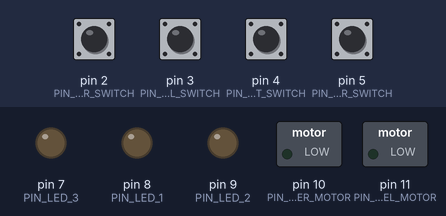
Recording of a sketch running on a simulated Arduino Uno, built with avr-gcc and run on an emulated ATmega328P. Shown: switched loads named in the sketch (green lamp = pin HIGH), output pins drawn as LEDs (lit = HIGH). The test bench sets the inputs (shaded band); at power-on: pin 2 (PIN_TRIGGER_SWITCH), pin 3 (PIN_FLYWHEEL_SWITCH), pin 4 (PIN_PUSHER_RESET_SWITCH), pin 5 (PIN_DOOR_SWITCH) HIGH.

Above: at 4.2 s.
4.3 s: pin 2 (PIN_TRIGGER_SWITCH) pulled LOW for 0.15 s
At 4.9 s:
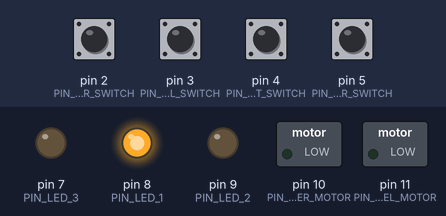
5.9 s: pin 3 (PIN_FLYWHEEL_SWITCH) pulled LOW for 0.15 s
At 5.97 s:
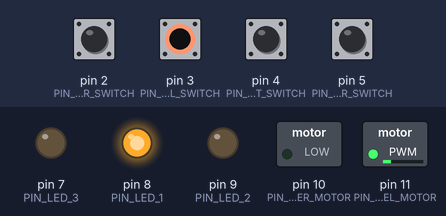
7.5 s: pin 2 (PIN_TRIGGER_SWITCH) pulled LOW for 1 s
At 8.5 s:
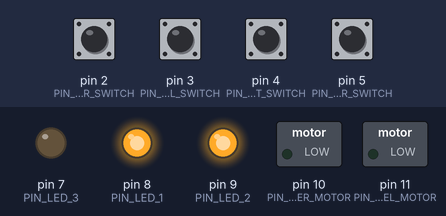
10.0 s: pin 3 (PIN_FLYWHEEL_SWITCH) pulled LOW for 1 s
At 10.4 s:
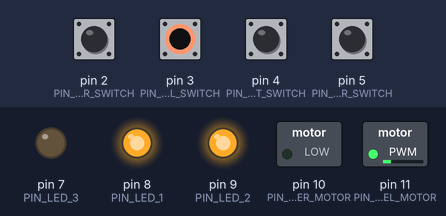
12.5 s: pin 2 (PIN_TRIGGER_SWITCH) driven LOW and pin 3 (PIN_FLYWHEEL_SWITCH) driven LOW
At 14.3 s:
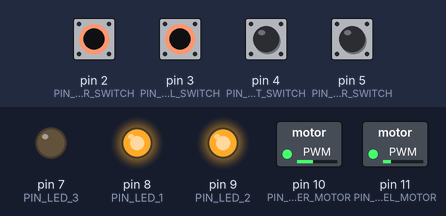
Timing chart, 0 to 15.8 s (numbered marks = the images above; inputs shaded):
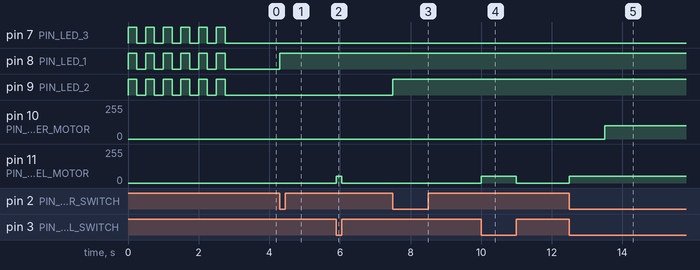

Measured:
- after the input at 4.3 s, pin 8 (PIN_LED_1): LOW → HIGH at once
- after the input at 5.9 s, pin 11 (PIN_FLYWHEEL_MOTOR): 0/255 → 50/255 at once, → 0/255 0.15 s later
- after the input at 7.5 s, pin 9 (PIN_LED_2): LOW → HIGH at once
- after the input at 10.0 s, pin 11 (PIN_FLYWHEEL_MOTOR): 0/255 → 50/255 at once, → 0/255 1.0 s later
- after the input at 12.5 s, pin 10 (PIN_PUSHER_MOTOR): 0/255 → 100/255 after 1.0 s; pin 11 (PIN_FLYWHEEL_MOTOR): 0/255 → 50/255 at once

The sketch:

SmartNerfBlasterSketch.ino
```cpp
// Configuration
#define PUSHER_CHOOCH_FACTOR 100
#define FLYWHEEL_CHOOCH_FACTOR 50
#define BURST_SHOTS 3
#define FLYWHEEL_SPINUP_DELAY_MILLIS 1000
#define DEBOUNCE_FIRE_SELECT_MILLIS 5
#define DEBOUNCE_PUSHER_FALLING_EDGE_MILLIS 5
#define DEBOUNCE_PUSHER_RISING_EDGE_MILLIS 5
#define DEBOUNCE_TRIGGER_FALLING_EDGE_MILLIS 5

// Constants
#define PIN_TRIGGER_SWITCH 2
#define PIN_FLYWHEEL_SWITCH 3
#define PIN_PUSHER_RESET_SWITCH 4
#define PIN_DOOR_SWITCH 5
#define PIN_MAGAZINE_SWITCH 6

#define PIN_LED_1 8
#define PIN_LED_2 9
#define PIN_LED_3 7

#define PIN_PUSHER_MOTOR 10
#define PIN_FLYWHEEL_MOTOR 11

#define FIREMODE_SAFE 0
#define FIREMODE_SINGLE 1
#define FIREMODE_BURST 2
#define FIREMODE_AUTO 3
#define FIREMODE_COUNT 4

#define STATE_IDLE 0
#define STATE_DOOR_AJAR 1
#define STATE_FIRE_SELECT_DEBOUNCE 2
#define STATE_FLYWHEEL_SPINUP 3
#define STATE_READY 4
#define STATE_AUTO 5
#define STATE_PUSHER_FALLING_EDGE_WAIT 6
#define STATE_PUSHER_DEBOUCE_FALLING_EDGE 7
#define STATE_PUSHER_RISING_EDGE_WAIT 8
#define STATE_PUSHER_DEBOUNCE_RISING_EDGE 9
#define STATE_TRIGGER_FALLING_EDGE_WAIT 10
#define STATE_TRIGGER_DEBOUNCE_FALLING_EDGE 11

// Variables
int firemode = FIREMODE_SAFE;
int state = STATE_IDLE;
int shots_remaining;

unsigned long trigger_millis;
unsigned long pusher_millis;
unsigned long spinup_millis;

void setup() {
  // Setup pins
  pinMode(PIN_TRIGGER_SWITCH, INPUT);
  pinMode(PIN_FLYWHEEL_SWITCH, INPUT);
  pinMode(PIN_PUSHER_RESET_SWITCH, INPUT);
  pinMode(PIN_DOOR_SWITCH, INPUT);
  pinMode(PIN_MAGAZINE_SWITCH, INPUT);

  pinMode(PIN_LED_1, OUTPUT);
  pinMode(PIN_LED_2, OUTPUT);
  pinMode(PIN_LED_3, OUTPUT);

  pinMode(PIN_PUSHER_MOTOR, OUTPUT);
  pinMode(PIN_FLYWHEEL_MOTOR, OUTPUT);

  // Das blinkenlitzen on startup
  for (int i = 0; i < 6; i++) {
    digitalWrite(PIN_LED_1, HIGH);
    digitalWrite(PIN_LED_2, HIGH);
    digitalWrite(PIN_LED_3, HIGH);
    delay(250);
    digitalWrite(PIN_LED_1, LOW);
    digitalWrite(PIN_LED_2, LOW);
    digitalWrite(PIN_LED_3, LOW);
    delay(250);
  }
}

void loop() {
  // LED for firemode
  if (firemode == FIREMODE_SAFE) {
    digitalWrite(PIN_LED_1, LOW);
    digitalWrite(PIN_LED_2, LOW);
    digitalWrite(PIN_LED_3, LOW);
  } else if (firemode == FIREMODE_SINGLE) {
    digitalWrite(PIN_LED_1, HIGH);
    digitalWrite(PIN_LED_2, LOW);
    digitalWrite(PIN_LED_3, LOW);
  } else if (firemode == FIREMODE_BURST) {
    digitalWrite(PIN_LED_1, HIGH);
    digitalWrite(PIN_LED_2, HIGH);
    digitalWrite(PIN_LED_3, LOW);
  } else { // firemode == FIREMODE_AUTO
    digitalWrite(PIN_LED_1, HIGH);
    digitalWrite(PIN_LED_2, HIGH);
    digitalWrite(PIN_LED_3, HIGH);
  }

  // Read inputs
  int trigger_switch_pressed = !digitalRead(PIN_TRIGGER_SWITCH);
  int flywheel_switch_pressed = !digitalRead(PIN_FLYWHEEL_SWITCH);
  int pusher_reset_pressed = !digitalRead(PIN_PUSHER_RESET_SWITCH);
  int door_closed = !digitalRead(PIN_DOOR_SWITCH);

  // Get time
  int new_millis = millis();

  // State Machine
  switch (state) {
    case STATE_IDLE:
      analogWrite(PIN_PUSHER_MOTOR, 0);
      analogWrite(PIN_FLYWHEEL_MOTOR, 0);

      if (flywheel_switch_pressed && firemode != FIREMODE_SAFE) {
        spinup_millis = new_millis;

        state = STATE_FLYWHEEL_SPINUP;
      } else if (!door_closed) {
        state = STATE_DOOR_AJAR;
      }
      break;

    case STATE_DOOR_AJAR:
      analogWrite(PIN_PUSHER_MOTOR, 0);
      analogWrite(PIN_FLYWHEEL_MOTOR, 0);

      if (flywheel_switch_pressed && firemode != FIREMODE_SAFE) {
        spinup_millis = new_millis;

        state = STATE_FLYWHEEL_SPINUP;
      } else if (door_closed) {
        state = STATE_IDLE;
      } else if (trigger_switch_pressed) {
        trigger_millis = new_millis;

        firemode++;
        if (firemode >= FIREMODE_COUNT)
          firemode = 0;

        state = STATE_FIRE_SELECT_DEBOUNCE;
      }
      break;

    case STATE_FIRE_SELECT_DEBOUNCE:
      analogWrite(PIN_PUSHER_MOTOR, 0);
      analogWrite(PIN_FLYWHEEL_MOTOR, 0);

      if (!trigger_switch_pressed & ((new_millis - trigger_millis) > DEBOUNCE_FIRE_SELECT_MILLIS)) {
        state = STATE_DOOR_AJAR;
      }
      break;

    case STATE_FLYWHEEL_SPINUP:
      analogWrite(PIN_PUSHER_MOTOR, 0);
      analogWrite(PIN_FLYWHEEL_MOTOR, FLYWHEEL_CHOOCH_FACTOR);

      if (!flywheel_switch_pressed) {
        state = STATE_IDLE;
      } else if ((new_millis - spinup_millis) > FLYWHEEL_SPINUP_DELAY_MILLIS) {
        state = STATE_READY;
      }
      break;

    case STATE_READY:
      analogWrite(PIN_PUSHER_MOTOR, 0);
      analogWrite(PIN_FLYWHEEL_MOTOR, FLYWHEEL_CHOOCH_FACTOR);

      if (!flywheel_switch_pressed) {
        state = STATE_IDLE;
      } else if (trigger_switch_pressed) {
        if (firemode == FIREMODE_AUTO) {
          state = STATE_AUTO;
        } else {
          if (firemode == FIREMODE_BURST) {
            shots_remaining = BURST_SHOTS;
          } else if (firemode == FIREMODE_SINGLE) {
            shots_remaining = 1;
          } else {
            shots_remaining = 0;
          }

          if (pusher_reset_pressed) {
            state = STATE_PUSHER_FALLING_EDGE_WAIT;
          } else {
            state = STATE_PUSHER_RISING_EDGE_WAIT;
          }
        }
      }
      break;

    case STATE_AUTO:
      analogWrite(PIN_PUSHER_MOTOR, PUSHER_CHOOCH_FACTOR);
      analogWrite(PIN_FLYWHEEL_MOTOR, FLYWHEEL_CHOOCH_FACTOR);

      if (!trigger_switch_pressed) {
        state = STATE_READY;
      }
      break;

    case STATE_PUSHER_FALLING_EDGE_WAIT:
      analogWrite(PIN_PUSHER_MOTOR, PUSHER_CHOOCH_FACTOR);
      analogWrite(PIN_FLYWHEEL_MOTOR, FLYWHEEL_CHOOCH_FACTOR);

      if (!pusher_reset_pressed) {
        shots_remaining--;

        if (shots_remaining <= 0) {
          state = STATE_TRIGGER_FALLING_EDGE_WAIT;
        } else {
          pusher_millis = new_millis;

          state = STATE_PUSHER_DEBOUCE_FALLING_EDGE;
        }
      }
      break;

    case STATE_PUSHER_DEBOUCE_FALLING_EDGE:
      analogWrite(PIN_PUSHER_MOTOR, PUSHER_CHOOCH_FACTOR);
      analogWrite(PIN_FLYWHEEL_MOTOR, FLYWHEEL_CHOOCH_FACTOR);

      if ((new_millis - pusher_millis) > DEBOUNCE_PUSHER_FALLING_EDGE_MILLIS) {
        state = STATE_PUSHER_RISING_EDGE_WAIT;
      }
      break;

    case STATE_PUSHER_RISING_EDGE_WAIT:
      analogWrite(PIN_PUSHER_MOTOR, PUSHER_CHOOCH_FACTOR);
      analogWrite(PIN_FLYWHEEL_MOTOR, FLYWHEEL_CHOOCH_FACTOR);

      if (pusher_reset_pressed) {
        pusher_millis = new_millis;

        state = STATE_PUSHER_DEBOUNCE_RISING_EDGE;
      }
      break;

    case STATE_PUSHER_DEBOUNCE_RISING_EDGE:
      analogWrite(PIN_PUSHER_MOTOR, PUSHER_CHOOCH_FACTOR);
      analogWrite(PIN_FLYWHEEL_MOTOR, FLYWHEEL_CHOOCH_FACTOR);

      if ((new_millis - pusher_millis) > DEBOUNCE_PUSHER_RISING_EDGE_MILLIS) {
        state = STATE_PUSHER_FALLING_EDGE_WAIT;
      }
      break;

    case STATE_TRIGGER_FALLING_EDGE_WAIT:
      analogWrite(PIN_PUSHER_MOTOR, 0);
      analogWrite(PIN_FLYWHEEL_MOTOR, FLYWHEEL_CHOOCH_FACTOR);

      if (!trigger_switch_pressed) {
        trigger_millis = new_millis;

        state = STATE_TRIGGER_DEBOUNCE_FALLING_EDGE;
      }
      break;

    case STATE_TRIGGER_DEBOUNCE_FALLING_EDGE:
      analogWrite(PIN_PUSHER_MOTOR, 0);
      analogWrite(PIN_FLYWHEEL_MOTOR, FLYWHEEL_CHOOCH_FACTOR);

      if ((new_millis - trigger_millis) > DEBOUNCE_TRIGGER_FALLING_EDGE_MILLIS) {
        state = STATE_READY;
      }
      break;
  }
}
```
